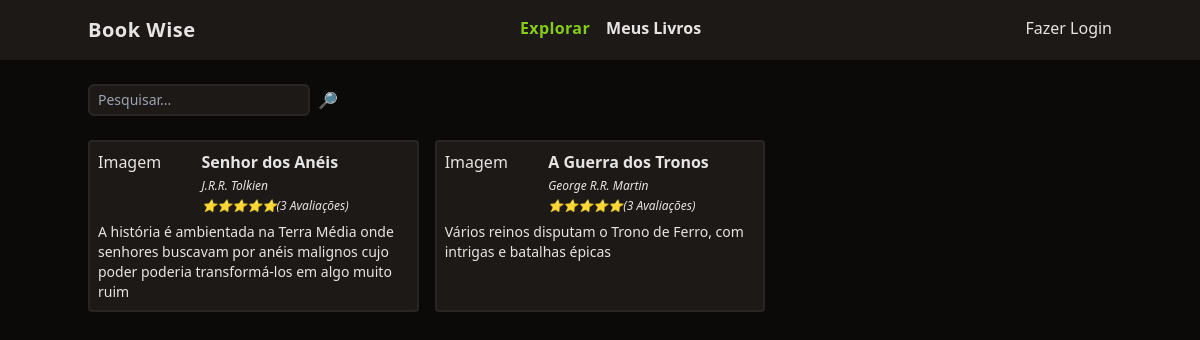
The page / on the database its author committed.
### tables this page shows
CREATE TABLE livros (
	id integer primary key,
  titulo varchar(255),
  autor varchar(255),
  descricao text,
  ano_lancamento integer,
	usuario_id integer,
  foreign key(usuario_id) references usuarios(id) on delete cascade
);

### functions.php (called while the page is built, shortened)
<?php
function view($view, $data = []) {
  require "views/template/app.php";
}
?>

### controllers/index.controller.php (called while the page is built)
<?php
$pesquisa = $_REQUEST['pesquisa'] ?? "";
$livros = $DB->query(
  query: "select * from livros where titulo like :filtro",
  class: Livro::class,
  params: ['filtro' => "%$pesquisa%"]
)->fetchAll();
view('index', [
  'livros' => $livros
]);
?>

### routes.php (called while the page is built, shortened)
<?php
$controller = str_replace('/', '', parse_url($_SERVER['REQUEST_URI'])['path']);
if(!$controller) {
  $controller = 'index';
}
require "controllers/{$controller}.controller.php";
?>

### index.php (called while the page is built, shortened)
<?php
require 'functions.php';
$config = require('config.php');
require 'database.php';
require 'routes.php';
?>

### config.php (called while the page is built)
<?php
return [
  'database' => [
    'driver' => 'sqlite',
    'database' => 'database.sqlite',
  ]
];
?>

### database.php (called while the page is built)
<?php
class DB {
  private $db;
  public function __construct($config) {
    $connectionString = $config['driver'].":".$config['database'];
    $this->db = new PDO($connectionString);
  }
  public function query($query, $class = null, $params = []) {
    $prepare = $this->db->prepare($query);
    if($class) {
      $prepare->setFetchMode(PDO::FETCH_CLASS, $class);
    }
    $prepare->execute($params);
    return $prepare;
  }
}
$DB = new DB($config['database']);
?>

### views/index.view.php (the view)
<form class="w-full flex space-x-2 mt-6">
  <input
    type="text"
    placeholder="Pesquisar..."
    name="pesquisa"
    class="border-stone-800 border-2 rounded-md bg-stone-900 text-sm focus:outline-none px-2 py-1"
    name="pesquisar"
  />
  <button type="submit">🔎</button>
</form>
<section class="grid grid-cols-1 md:grid-cols-2 lg:grid-cols-3 gap-4">
  <?php foreach($livros as $livro) { ?>
    <div class="p-2 rounded border-stone-800 bg-stone-900 border-2">
      <div class="flex">
        <div class="w-1/3">Imagem</div>
        <div class="space-y-1">
          <a href="/livro?id=<?=$livro->id?>" class="font-semibold hover:underline"><?=$livro->titulo?></a>
          <div class="text-xs italic"><?=$livro->autor?></div>
          <div class="text-xs italic">⭐⭐⭐⭐⭐(3 Avaliações)</div>
        </div>
      </div>
      <div class="text-sm mt-2">
        <?=$livro->descricao?>
      </div>
    </div>
  <?php } ?>
</section>

### views/template/app.php (shortened to what this page needs)
<!DOCTYPE html>
<html lang="en">
<head>
  <script src="https://cdn.tailwindcss.com"></script>
</head>
<body class="bg-stone-950 text-stone-200">
  <header class="bg-stone-900">
    <nav class="mx-auto max-w-screen-lg flex justify-between py-4">
      <div class="font-bold text-xl tracking-wide">Book Wise</div>
      <ul class="flex space-x-4 font-bold">
        <li><a href="/" class="text-lime-500 tracking-wide">Explorar</a></li>
        <li><a href="/meus-livros" class="hover:underline">Meus Livros</a></li>
      </ul>
      <ul>
        <li><a href="/login" class="hover:underline">Fazer Login</a></li>
      </ul>
    </nav>
  </header>
  <main class="mx-auto max-w-screen-lg space-y-6">
    <?php require "views/{$view}.view.php" ?>
  </main>
</body>
</html>

### rows shown on the page
livros: titulo "Senhor dos Anéis", autor "J.R.R. Tolkien", descricao "A história é ambientada na Terra Média onde senhores buscavam por anéis malignos cujo poder poderia transformá-los em algo muito ruim"
livros: titulo "A Guerra dos Tronos", autor "George R.R. Martin", descricao "Vários reinos disputam o Trono de Ferro, com intrigas e batalhas épicas"
